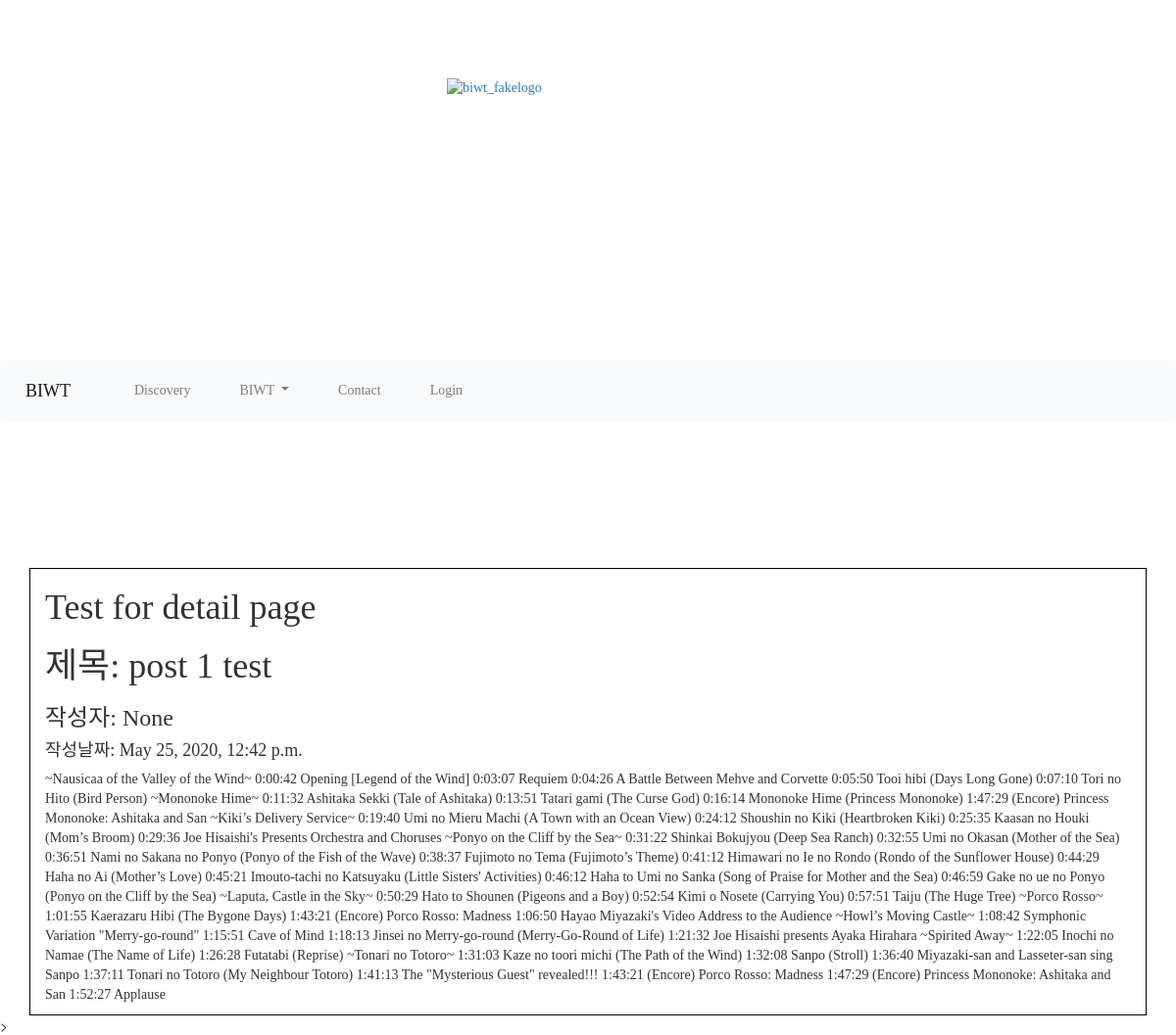
Page /biwt/music/1/ on the committed database.
### biwtapp/models.py (models this page shows, shortened)
class Post(models.Model):
    title = models.CharField(max_length=200)
    author = models.CharField(max_length=20, null=True)
    pub_date = models.DateTimeField('date_published')
    body = models.TextField()

### ourapp/views.py (the view)
# urls.py: path('music/<int:post_id>/', views.detail, name='detail'),
def detail(request, post_id):
    post_detail = get_object_or_404(Post, pk=post_id)
    return render(request, 'detail.html', {'post': post_detail})

### ourapp/templates/detail.html
{% extends 'base.html' %}
{% block content %}
<h1>Test for detail page</h1>
<h1>제목: {{post.title}}</p>
<h3>작성자: {{post.author}}</h3>
<h4>작성날짜: {{post.pub_date}}</h4>
<p>{{post.body | safe}}</p>
{% endblock %}

### biwtapp/templates/base.html (style rules this page uses)
* { font-family: 'Jeju Gothic' }

### rows in the picture
Post: title "post 1 test", author "None", pub_date "May 25, 2020, 12:42 p.m.", body "~Nausicaa of the Valley of the Wind~ 0:00:42 Opening [Legend of the Wind] 0:03:07 Requiem 0:04:26 A Battle Between Mehve and Corvette 0:05:50 Tooi hibi (Days Long Gone) 0:07:10 Tori no Hito (Bird Person) ~Mononoke Hime~ 0:11:32 Ashitaka Sekki (Tale of Ashitaka) 0:13:51 Tatari gami (The Curse God) 0:16:14 Mononoke Hime (Princess Mononoke) 1:47:29 (Encore) Princess Mononoke: Ashitaka and San ~Kiki’s Delivery Service~ 0:19:40 Umi no Mieru Machi (A Town with an Ocean View) 0:24:12 Shoushin no Kiki (Heartbroken Kiki) 0:25:35 Kaasan no Houki (Mom’s Broom) 0:29:36 Joe Hisaishi's Presents Orchestra and Choruses ~Ponyo on the Cliff by the Sea~ 0:31:22 Shinkai Bokujyou (Deep Sea Ranch) 0:32:55 Umi no…"
